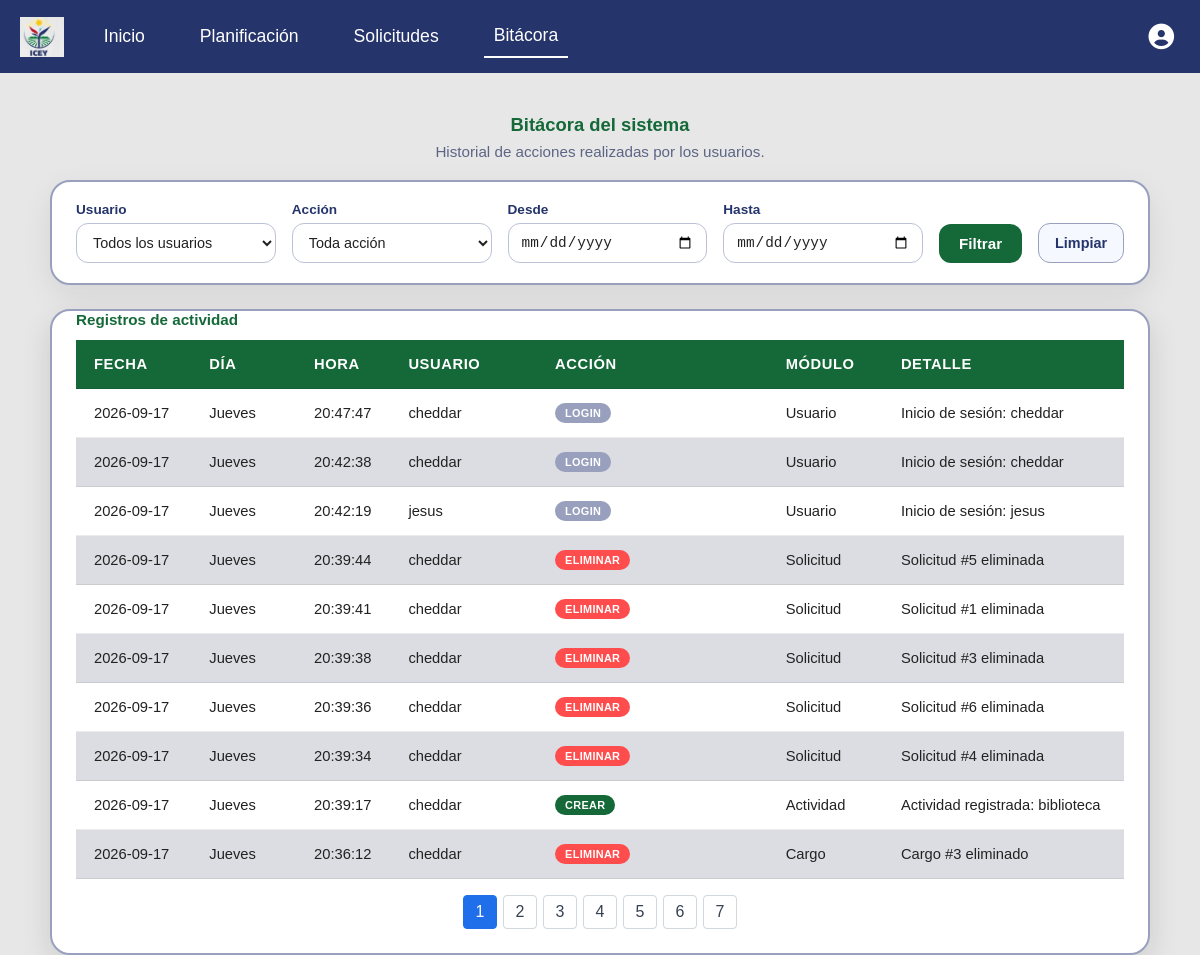
/bitacora.php (signed in), run on the app's committed database.
### tables this page shows
CREATE TABLE `bitacora` (
  `id` int(10) NOT NULL,
  `nom_dia` varchar(15) NOT NULL,
  `fecha` date NOT NULL,
  `hora` time NOT NULL,
  `id_usu` int(10) DEFAULT NULL,
  `accion` varchar(30) NOT NULL,
  `descripcion` varchar(50) NOT NULL,
  `detalle` text NOT NULL
);

### modelos/modelo_bitacora.php (called while the page is built, shortened)
<?php
function obtener_bitacora($conex, $filtros = []) {
    $params = [];
        $sql = "SELECT b.id, b.nom_dia, b.fecha, b.hora, b.id_usu, b.accion, b.descripcion, b.detalle,
                 COALESCE(u.nombre, 'No autenticado') AS nombre_usuario
            FROM bitacora b
             LEFT JOIN usuario u ON u.id = b.id_usu";
    $sql .= " ORDER BY b.fecha DESC, b.hora DESC, b.id DESC";
    try {
        $stmt = $conex->prepare($sql);
        $stmt->execute($params);
        return $stmt->fetchAll(PDO::FETCH_ASSOC);
    } catch (PDOException $e) {
        error_log("Fallo al consultar bitácora: " . $e->getMessage());
        return [];
    }
}
?>

### src/bitacora.php (the view, shortened to what this page needs)
<?php
require_once __DIR__ . '/../modelos/modelo_bitacora.php';
$conex = Conexion::conectar();
$filtros = [
    'id_usu'      => $_GET['id_usu']      ?? '',
    'accion'      => $_GET['accion']      ?? '',
    'fecha_desde' => $_GET['fecha_desde'] ?? '',
    'fecha_hasta' => $_GET['fecha_hasta'] ?? '',
];
$registros = obtener_bitacora($conex, $filtros);
$registrosPorPagina = 10;
$paginaActual = max(1, intval($_GET['page'] ?? 1));
$totalPaginas = max(1, (int)ceil(count($registros) / $registrosPorPagina));
$paginaActual = min($paginaActual, $totalPaginas);
$registros = array_slice($registros, ($paginaActual - 1) * $registrosPorPagina, $registrosPorPagina);
?>
<!DOCTYPE html>
<html lang="es">
<head>
    <link rel="stylesheet" href="./css/main.css">
    <link rel="stylesheet" href="./css/bitacora.css">
    <link rel="stylesheet" href="https://cdnjs.cloudflare.com/ajax/libs/font-awesome/6.5.1/css/all.min.css">
</head>
<body>
<?php require_once __DIR__ . '/../include/header.php'; ?>
<main class="container__bitacora">
    <h1 class="bitacora__title">Bitácora del sistema</h1>
    <p class="bitacora__subtitle">Historial de acciones realizadas por los usuarios.</p>
    <form method="GET" action="bitacora.php" class="bitacora__filtros">
        <div class="campo">
            <label for="id_usu">Usuario</label>
            <select name="id_usu" id="id_usu">
                <option value="">Todos los usuarios</option>
            </select>
        </div>
        <div class="campo">
            <label for="accion">Acción</label>
            <select name="accion" id="accion">
                <option value="">Toda acción</option>
            </select>
        </div>
        <div class="campo">
            <label for="fecha_desde">Desde</label>
            <input type="date" name="fecha_desde" id="fecha_desde" value="<?= htmlspecialchars($filtros['fecha_desde']) ?>">
        </div>
        <div class="campo">
            <label for="fecha_hasta">Hasta</label>
            <input type="date" name="fecha_hasta" id="fecha_hasta" value="<?= htmlspecialchars($filtros['fecha_hasta']) ?>">
        </div>
        <button type="submit">Filtrar</button>
        <a href="bitacora.php" class="bitacora__limpiar">Limpiar</a>
    </form>
    <div class="tabla__container bitacora__tabla-wrap">
        <table class="bitacora__tabla">
            <caption class="tabla-planificacion__caption">Registros de actividad</caption>
            <thead>
                <tr>
                    <th class="col-fecha">Fecha</th>
                    <th class="col-dia">Día</th>
                    <th class="col-hora">Hora</th>
                    <th class="col-usuario">Usuario</th>
                    <th class="col-accion">Acción</th>
                    <th class="col-modulo">Módulo</th>
                    <th class="col-detalle">Detalle</th>
                </tr>
            </thead>
            <tbody>
                <?php if (empty($registros)): ?>
                    <tr>
                        <td colspan="7" class="bitacora__vacio">No hay registros de bitácora para los filtros seleccionados.</td>
                    </tr>
                <?php else: ?>
                    <?php foreach ($registros as $r):
                        $accionClase = match (strtolower($r['accion'])) {
                            'crear'    => 'bitacora__badge--crear',
                            'editar'   => 'bitacora__badge--editar',
                            'eliminar' => 'bitacora__badge--eliminar',
                            'login'    => 'bitacora__badge--login',
                            default    => 'bitacora__badge--login',
                        };
                    ?>
                        <tr>
                            <td data-label="Fecha"><?= htmlspecialchars($r['fecha']) ?></td>
                            <td data-label="Día"><?= htmlspecialchars($r['nom_dia']) ?></td>
                            <td data-label="Hora"><?= htmlspecialchars($r['hora']) ?></td>
                            <td data-label="Usuario"><?= htmlspecialchars($r['nombre_usuario']) ?></td>
                            <td data-label="Acción">
                                <span class="bitacora__badge <?= $accionClase ?>"><?= htmlspecialchars($r['accion']) ?></span>
                            </td>
                            <td data-label="Módulo"><?= htmlspecialchars($r['descripcion']) ?></td>
                            <td data-label="Detalle"><?= htmlspecialchars($r['detalle']) ?></td>
                        </tr>
                    <?php endforeach; ?>
                <?php endif; ?>
            </tbody>
        </table>
        <?php if ($totalPaginas > 1): ?>
            <nav class="paginacion" aria-label="Páginas de bitácora">
                <?php for ($pagina = 1; $pagina <= $totalPaginas; $pagina++): ?>
                    <?php $parametrosPagina = array_merge($filtros, ['page' => $pagina]); ?>
                    <a href="?<?php echo htmlspecialchars(http_build_query($parametrosPagina), ENT_QUOTES, 'UTF-8'); ?>"
                       class="paginacion__pagina<?php echo $pagina === $paginaActual ? ' activa' : ''; ?>"
                       <?php echo $pagina === $paginaActual ? 'aria-current="page"' : ''; ?>>
                        <?php echo $pagina; ?>
                    </a>
                <?php endfor; ?>
            </nav>
        <?php endif; ?>
    </div>
</main>
</body>
</html>

### include/header.php (shortened to what this page needs)
<header>
<?php
$current = basename($_SERVER['PHP_SELF'] ?? '');
$inicioActive = in_array($current, ['main2.php', 'main.html'], true);
$planActive = $current === 'index.php';
$bitacoraActive = $current === 'bitacora.php';
$esAdmin = isset($_SESSION['user_rol']) && $_SESSION['user_rol'] === 'administrador';
?>
<nav>
    <img src="./assets/image.png" alt="Logo" class="nav__logo">
    <div class="nav__links">
        <a href="main2.php" class="nav__link<?= $inicioActive ? ' active' : '' ?>">Inicio</a>
        <a href="index.php" class="nav__link<?= $planActive ? ' active' : '' ?>">Planificación</a>
        <a href="solicitud.php" class="nav__link<?= $current === 'solicitud.php' ? ' active' : '' ?>">Solicitudes</a>
        <?php if ($esAdmin): ?>
            <a href="bitacora.php" class="nav__link<?= $bitacoraActive ? ' active' : '' ?>">Bitácora</a>
        <?php endif; ?>
                <div class="nav__user">
                    <button id="userMenuButton" class="nav__user-btn" aria-haspopup="true" aria-expanded="false" title="Usuario" type="button">
                        <i class="fas fa-user-circle"></i>
                    </button>
                </div>
            </div>
        </nav>
    </header>

### src/css/main.css (style rules this page uses)
.paginacion { display: flex; justify-content: center; gap: 6px; margin-top: 16px; }
.paginacion__pagina { display: inline-flex; align-items: center; justify-content: center; min-width: 34px; height: 34px; padding: 0 8px; border: 1px solid #d0d7de; border-radius: 4px; background: #fff; color: #374151; cursor: pointer; font: inherit; text-decoration: none; }
.paginacion__pagina:hover, .paginacion__pagina.activa { background: #1f6feb; border-color: #1f6feb; color: #fff; }
* { margin: 0; padding: 0; box-sizing: border-box; }
html, body { box-sizing: border-box; margin: 0; background-color: #e7e7e7; font-family: sans-serif; }
header nav { display: flex; width: 100%; padding: 15px 0px; background-color: #25346b; color: white; align-items: center; }
.nav__logo { height: 40px; margin-left: 20px; margin-right: 20px; }
.nav__links { display: flex; align-items: center; gap: 15px; flex: 1; }
.nav__links a { text-decoration: none; color: white; padding: 10px; font-size: 1.1em; margin: 0 10px; }
.nav__link.active { border-bottom: 2px solid white; }
.nav__user { position: relative; margin-left: auto; margin-right: 20px; }
.nav__user-btn { background: transparent; border: none; color: white; cursor: pointer; font-size: 1.6rem; padding: 6px; display: flex; align-items: center; }
.tabla__container { display: block; margin: 0 auto; height: auto; width: 100%; max-width: 100%; background-color: #ffffff; box-shadow: 0px 10px 30px rgba(0, 0, 0, 0.12); padding: 0px 24px 24px; border-radius: 20px; margin-top: 15px; border: 2px solid #99a0be; overflow-x: auto; }
td, th { padding: 12px 14px; border-bottom: 1px solid rgba(0, 0, 0, 0.08); word-break: break-word; white-space: normal; overflow-wrap: anywhere; }
.tabla-planificacion__caption { caption-side: top; text-align: left; font-size: 0.95rem; font-weight: 700; color: #156939; margin-bottom: 12px; }
thead th { padding: 16px 18px; text-align: left; color: white; background-color: #156939; font-weight: 700; text-transform: uppercase; letter-spacing: 0.04em; }
td, th { padding: 16px 18px; border-bottom: 1px solid rgba(0, 0, 0, 0.08); }
tr { background-color: #ffffff; }
tbody tr:nth-child(even) { background-color: #dcdde2; }

### data on the page
bitacora: fecha "2026-09-17", nom_dia "Jueves", hora "20:47:47", nombre_usuario "cheddar", accion "LOGIN", descripcion "Usuario", detalle "Inicio de sesión: cheddar"
bitacora: fecha "2026-09-17", nom_dia "Jueves", hora "20:42:38", nombre_usuario "cheddar", accion "LOGIN", descripcion "Usuario", detalle "Inicio de sesión: cheddar"
bitacora: fecha "2026-09-17", nom_dia "Jueves", hora "20:42:19", nombre_usuario "jesus", accion "LOGIN", descripcion "Usuario", detalle "Inicio de sesión: jesus"
bitacora: fecha "2026-09-17", nom_dia "Jueves", hora "20:39:44", nombre_usuario "cheddar", accion "ELIMINAR", descripcion "Solicitud", detalle "Solicitud #5 eliminada"
bitacora: fecha "2026-09-17", nom_dia "Jueves", hora "20:39:41", nombre_usuario "cheddar", accion "ELIMINAR", descripcion "Solicitud", detalle "Solicitud #1 eliminada"
bitacora: fecha "2026-09-17", nom_dia "Jueves", hora "20:39:38", nombre_usuario "cheddar", accion "ELIMINAR", descripcion "Solicitud", detalle "Solicitud #3 eliminada"
bitacora: fecha "2026-09-17", nom_dia "Jueves", hora "20:39:36", nombre_usuario "cheddar", accion "ELIMINAR", descripcion "Solicitud", detalle "Solicitud #6 eliminada"
bitacora: fecha "2026-09-17", nom_dia "Jueves", hora "20:39:34", nombre_usuario "cheddar", accion "ELIMINAR", descripcion "Solicitud", detalle "Solicitud #4 eliminada"
bitacora: fecha "2026-09-17", nom_dia "Jueves", hora "20:39:17", nombre_usuario "cheddar", accion "CREAR", descripcion "Actividad", detalle "Actividad registrada: biblioteca"
bitacora: fecha "2026-09-17", nom_dia "Jueves", hora "20:36:12", nombre_usuario "cheddar", accion "ELIMINAR", descripcion "Cargo", detalle "Cargo #3 eliminado"
